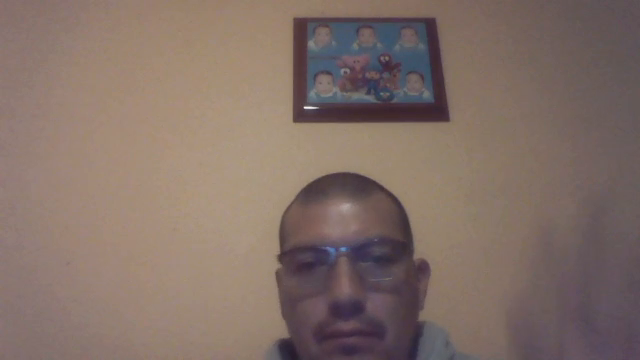
#> input picture frame 36 of iniciales/image.mp4, 640 x 360 px, given in place of nino.mp4, which was not available
$ python LucasVectores2.py
#> lines starting #> are read from the running program, lines starting #| are printed output that depends on the picture
import cv2
import numpy as np

window = "Lucas-Kanade Optical Flow"
video_path = "iniciales/nino.mp4"
output_video_path = "videos/LK.mp4"

capture = cv2.VideoCapture(video_path)

# Obtener el tamaño del video de entrada
width = int(capture.get(cv2.CAP_PROP_FRAME_WIDTH))
height = int(capture.get(cv2.CAP_PROP_FRAME_HEIGHT))

# Crear un objeto VideoWriter
fourcc = cv2.VideoWriter_fourcc(*'mp4v') if cv2.VideoWriter_fourcc(*'mp4v') != -1 else cv2.VideoWriter_fourcc(*'avc1')

output_video = cv2.VideoWriter(output_video_path, fourcc, 15, (width, height))

# Parámetros para el algoritmo de Lucas-Kanade
lk_params = dict(winSize=(50, 50), maxLevel=4, criteria=(cv2.TERM_CRITERIA_EPS | cv2.TERM_CRITERIA_COUNT, 10, 0.001))

# Inicializar algunas variables
old_gray = None
p0 = None

while True:
    # Capturar el cuadro actual del video
    ret, frame = capture.read()
#> frame is the input picture: shape (360, 640, 3); mean B, G, R 103.3, 111.7, 130.5

    # Si no hay datos, salir del bucle
    if not ret:
        break

    # Convertir a escala de grises
    gray = cv2.cvtColor(frame, cv2.COLOR_BGR2GRAY)
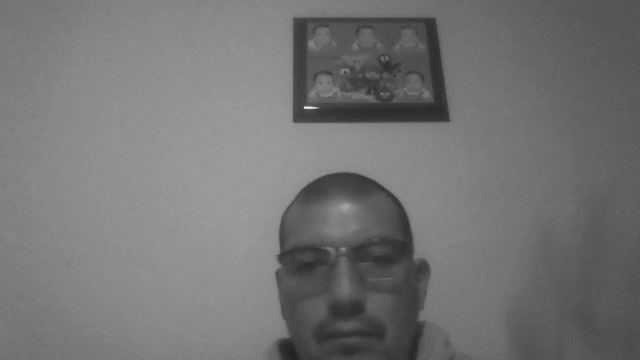
#> gray: shape (360, 640); min 32, max 244, mean 116.4

    # Si es el primer cuadro o después de cierto tiempo, detectar esquinas nuevamente
    if old_gray is None or cv2.getTickCount() % 50 == 0:
        p0 = cv2.goodFeaturesToTrack(gray, mask=None, maxCorners=200, qualityLevel=0.01, minDistance=10, blockSize=7, k=0.04)
#> p0 = 85 rows, first 8: [305, 107], [295, 120], [346, 71], [447, 119], [386, 59], [316, 108], [295, 19], [279, 266]
        old_gray = gray.copy()

    else:
        # Calcular el flujo óptico con el algoritmo de Lucas-Kanade
        p1, st, err = cv2.calcOpticalFlowPyrLK(old_gray, gray, p0, None, **lk_params)

        # Verificar que el cálculo del flujo óptico fue exitoso
        if p1 is not None:
            # Seleccionar puntos buenos
            good_new = p1[st == 1]
            good_old = p0[st == 1]

            # Dibujar los vectores de movimiento
            for i, (new, old) in enumerate(zip(good_new, good_old)):
                a, b = new.ravel()
                c, d = old.ravel()
                vector = (a - c, b - d)
                cv2.arrowedLine(frame, (int(c), int(d)), (int(c + 5*vector[0]), int(d + 5*vector[1])), (0, 255, 0), 2)

            # Actualizar los puntos anteriores
            p0 = good_new.reshape(-1, 1, 2)
            old_gray = gray.copy()

    # Guardar el cuadro en el video de salida
    output_video.write(frame)

    # Mostrar la imagen
    cv2.imshow(window, frame)

    # Esperar por 30 ms a que se presione una tecla
    key = cv2.waitKey(30) & 0xFF
#> (key Esc is pressed here)

    # Si la tecla es ESC, salir
    if key == 27:
        break

# Liberar los recursos y cerrar la ventana
capture.release()
output_video.release()
cv2.destroyAllWindows()

$ run again, starting later in the video
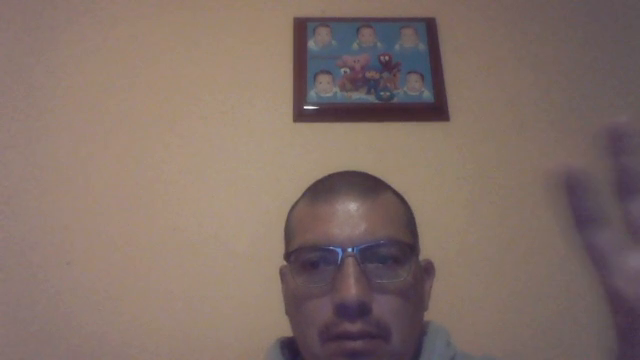
#> input picture frame 165 of iniciales/image.mp4, 640 x 360 px, given in place of nino.mp4, which was not available
#> frame is the input picture: shape (360, 640, 3); mean B, G, R 103.7, 111.2, 130.1
#> `gray = cv2.cvtColor(frame, cv2.COLOR_BGR2GRAY)`:
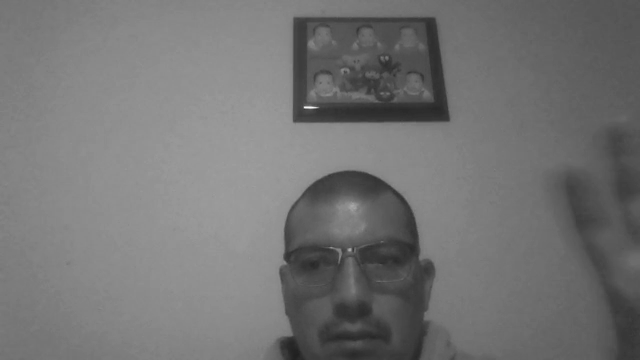
#> gray: shape (360, 640); min 32, max 249, mean 116
#> p0 = 94 rows, first 8: [305, 106], [350, 250], [295, 120], [385, 59], [316, 108], [346, 70], [283, 264], [447, 119]

$ run again, starting later in the video
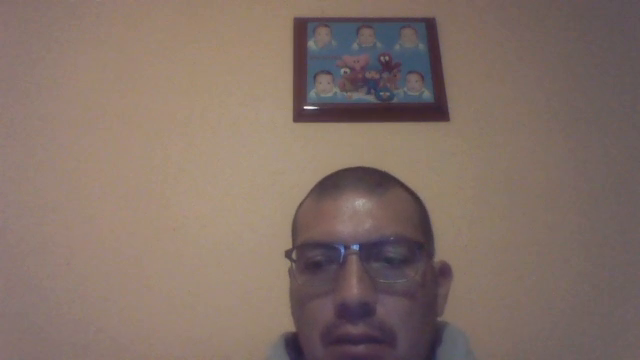
#> input picture frame 293 of iniciales/image.mp4, 640 x 360 px, given in place of nino.mp4, which was not available
#> frame is the input picture: shape (360, 640, 3); mean B, G, R 103.8, 112.5, 131
#> `gray = cv2.cvtColor(frame, cv2.COLOR_BGR2GRAY)`:
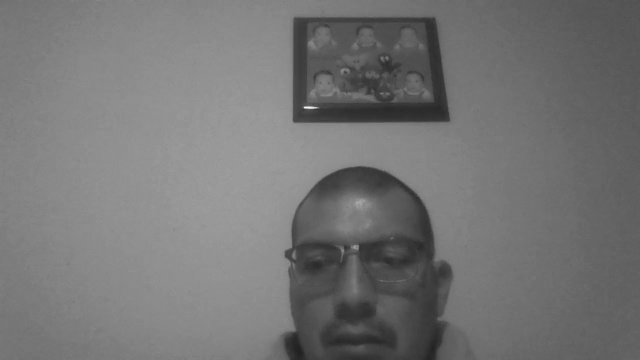
#> gray: shape (360, 640); min 33, max 248, mean 117
#> p0 = 102 rows, first 8: [304, 106], [356, 247], [295, 120], [385, 59], [346, 71], [316, 108], [447, 119], [289, 246]
